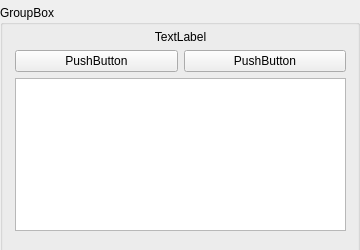
<?xml version="1.0" encoding="UTF-8"?>
<ui version="4.0">
 <class>bsfTestRelayWidget</class>
 <widget class="QWidget" name="bsfTestRelayWidget">
  <property name="geometry">
   <rect>
    <x>0</x>
    <y>0</y>
    <width>360</width>
    <height>250</height>
   </rect>
  </property>
  <property name="minimumSize">
   <size>
    <width>360</width>
    <height>250</height>
   </size>
  </property>
  <property name="windowTitle">
   <string>Form</string>
  </property>
  <widget class="QGroupBox" name="groupBoxRelay">
   <property name="geometry">
    <rect>
     <x>0</x>
     <y>5</y>
     <width>360</width>
     <height>250</height>
    </rect>
   </property>
   <property name="title">
    <string>GroupBox</string>
   </property>
   <widget class="QWidget" name="gridLayoutWidget">
    <property name="geometry">
     <rect>
      <x>10</x>
      <y>20</y>
      <width>341</width>
      <height>211</height>
     </rect>
    </property>
    <layout class="QGridLayout" name="gridLayout">
     <property name="leftMargin">
      <number>5</number>
     </property>
     <property name="topMargin">
      <number>5</number>
     </property>
     <property name="rightMargin">
      <number>5</number>
     </property>
     <property name="bottomMargin">
      <number>5</number>
     </property>
     <item row="1" column="0">
      <widget class="QPushButton" name="pushButtonHigh">
       <property name="text">
        <string>PushButton</string>
       </property>
      </widget>
     </item>
     <item row="2" column="0" colspan="2">
      <widget class="QPlainTextEdit" name="plainTextEdit"/>
     </item>
     <item row="1" column="1">
      <widget class="QPushButton" name="pushButtonLow">
       <property name="text">
        <string>PushButton</string>
       </property>
      </widget>
     </item>
     <item row="0" column="0" colspan="2">
      <widget class="QLabel" name="label">
       <property name="text">
        <string>TextLabel</string>
       </property>
       <property name="alignment">
        <set>Qt::AlignCenter</set>
       </property>
      </widget>
     </item>
    </layout>
   </widget>
  </widget>
 </widget>
 <resources/>
 <connections/>
</ui>
